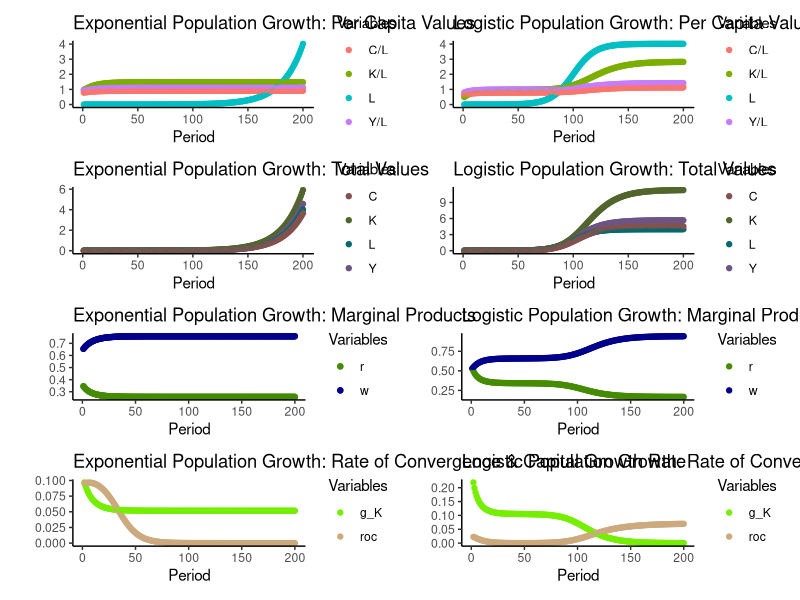

This chart was generated by the following R code:
##### Solow Model: population growth comparison #####
library(dplyr)
library(tidyverse)
library(patchwork)
gc() #garbage collection for memory purposes
rm(list=ls()) #clear memory
cat("\014")  #clear console
  

#### parameters and initial variable vectors ####
Period = c(1:200) #discrete time
alpha = 1/3 #capital share of production
delta = 0.1 #depreciation rate
s = 0.2 #constant savings rate of households

## exponential population growth
  n = 0.053 #exponential growth rate of (working) population
## Logistic population growth
  # function: L(t) = L_final / (1+exp(b*(x_m-t)))
  L_init = 0.0001
  L_final = L_init*exp(n*length(Period)) #both models approach the same L-value
  b = 0.1 #slope of logistic population growth
  x_m = 0.5*length(Period) #turning point of the logistic function

##initial vectors 
Y=K=Kdot=L=C=r=w=c(rep(L_init,length(Period))) # exponential growth variables
Yl=Kl=Kdotl=Ll=Cl=rl=wl=c(rep(L_init,length(Period))) # logistic growth variables

#### exponential growth block ####
for (t in 1:length(Period)){
  #population evolution
  L[t] = L_init*exp(n*t)
  #aggregate output
  Y[t] = K[t]^alpha*L[t]^(1-alpha)
  #capital growth
  Kdot[t] = s*Y[t]-delta*K[t]
  #capital accumulation
  K[t+1] = K[t]+Kdot[t]
  #aggregate consumption
  C[t] = (1-s)*Y[t]
  #interest rate / MPK
  r[t] = alpha*(K[t]/L[t])^(alpha-1)
  # wages / MPL
  w[t] = (1-alpha)*(K[t]/L[t])^alpha
  }
K <- K[-length(K)] #remove the n+1-th entry of K
results_exponential <- data.frame(Y,L,(K-lag(K))/K,K,C,K/L,Y/L,C/L,r,w)
names(results_exponential) <- c("Y","L","g_K","K","C","K/L","Y/L","C/L","r","w")

#### logistic growth block ####
for (t in 1:length(Period)){
  #population evolution
  Ll[t] = L_final/(1+exp(b*(x_m-t)))
  #aggregate output
  Yl[t] = Kl[t]^alpha*Ll[t]^(1-alpha)
  #capital growth
  Kdotl[t] = s*Yl[t]-delta*Kl[t]
  #capital accumulation
  Kl[t+1] <- Kl[t]+Kdotl[t]
  #aggregate consumption
  Cl[t] = (1-s)*Yl[t]
  #interest rate / MPK
  rl[t] = alpha*(Kl[t]/Ll[t])^(alpha-1)
  # wages / MPL
  wl[t]= (1-alpha)*(Kl[t]/Ll[t])^alpha
  }
Kl<-Kl[-length(Kl)] # remove 201st entry

results_logistic <- data.frame(Yl,Ll,(Kl-lag(Kl))/lag(Kl),Kl,Cl,Kl/Ll,Yl/Ll,Cl/Ll,rl,wl)
names(results_logistic) <- c("Y","L","g_K","K","C","K/L","Y/L","C/L","r","w")


#### Rate of Convergence ####
kss_exp = (s/(delta+n))^(1/(1-alpha))
kss_log = (s/delta)^(1/(1-alpha)) 
## create roc values
results_exponential %>% mutate(roc = (lag(`K/L`)-`K/L`)/(`K/L`-kss_exp)) -> results_exponential
results_logistic %>% mutate(roc = (lag(`K/L`)-`K/L`)/(`K/L`-kss_log)) -> results_logistic
results_exponential %>% mutate(Period) -> results_exponential
results_logistic %>% mutate(Period) -> results_logistic

#### Plots ####
#long-tables for plotting
results_exponential %>%
  pivot_longer(!Period, names_to="Variables", values_to= "Values") -> long_exponential
results_logistic %>%
  pivot_longer(!Period, names_to="Variables", values_to= "Values") -> long_logistic

data.plot <-  subset(long_exponential,Variables %in% c("Period","Y","L","K","C"))
plot_exptotals <- ggplot(data.plot,aes(x=Period,y=Values,color=Variables)) +
  theme_classic() +
  labs(title="Exponential Population Growth: Total Values",y="") +
  geom_point()+ scale_color_hue(l=40, c=35)
data.plot <-  subset(long_logistic,Variables %in% c("Period","L","Y","C","K"))
plot_logtotals <- ggplot(data.plot, aes(x=Period,y=Values,color=Variables)) +
  theme_classic() +
  labs(title="Logistic Population Growth: Total Values",y="") +
  geom_point()+ scale_color_hue(l=40, c=35)

data.plot <-  subset(long_exponential,Variables %in% c("Period","L","Y/L","C/L","K/L"))
plot_exponential<- ggplot(data.plot,aes(x=Period,y=Values,color=Variables)) +
  theme_classic() +
  labs(title="Exponential Population Growth: Per Capita Values",y="") +
  geom_point()
data.plot <-  subset(long_logistic,Variables %in% c("Period","L","Y/L","C/L","K/L"))
plot_logistic<- ggplot(data.plot,aes(x=Period,y=Values,color=Variables)) +
  theme_classic() +
  labs(title="Logistic Population Growth: Per Capita Values",y="") +
  geom_point()

data.plot <-  subset(long_exponential,Variables %in% c("Period","w","r"))
plot_expmarginal<- ggplot(data.plot,aes(x=Period,y=Values,color=Variables)) +
  theme_classic() +
  labs(title="Exponential Population Growth: Marginal Products",y="") +
  geom_point() +  geom_point() + scale_color_manual(values=c("chartreuse4", "blue4"))
data.plot <-  subset(long_logistic,Variables %in% c("Period","w","r"))
plot_logmarginal<- ggplot(data.plot,aes(x=Period,y=Values,color=Variables)) +
  theme_classic() +
  labs(title="Logistic Population Growth: Marginal Products",y="") +
  geom_point() + scale_color_manual(values=c("chartreuse4", "blue4"))

data.plot <-  subset(long_exponential,Variables %in% c("roc","g_K"))
plot_rocexp <- ggplot(data.plot, aes(x=Period,y=Values, color = Variables))+
  theme_classic() +
  labs(title="Exponential Population Growth: Rate of Convergence & Capital Growth Rate",y="") +
  geom_point() + scale_color_manual(values=c("chartreuse2", "burlywood3"))
data.plot <-  subset(long_logistic,Variables %in% c("roc","g_K"))
plot_roclog <- ggplot(data.plot, aes(x=Period,y=Values, color = Variables))+
  theme_classic() +
  labs(title="Logistic Population Growth: Rate of Convergence & Capital Growth Rate",y="") +
  geom_point() + scale_color_manual(values=c("chartreuse2", "burlywood3"))

rm(long_exponential,long_logistic,data.plot)
#### Output ####
 #print graphs
(plot_exponential + plot_logistic) /
(plot_exptotals + plot_logtotals) /
(plot_expmarginal + plot_logmarginal)  /
(plot_rocexp + plot_roclog)
## statistics
## Summary
summary(results_exponential[,-c(11:12)])
summary(results_logistic[,-c(11:12)])
## final period values
results_exponential[length(Period),]
paste("k_ss in the exponential growth scenario is ", kss_exp)
results_logistic[length(Period),]
paste("k_ss in the logistic growth scenario is ", kss_log)

